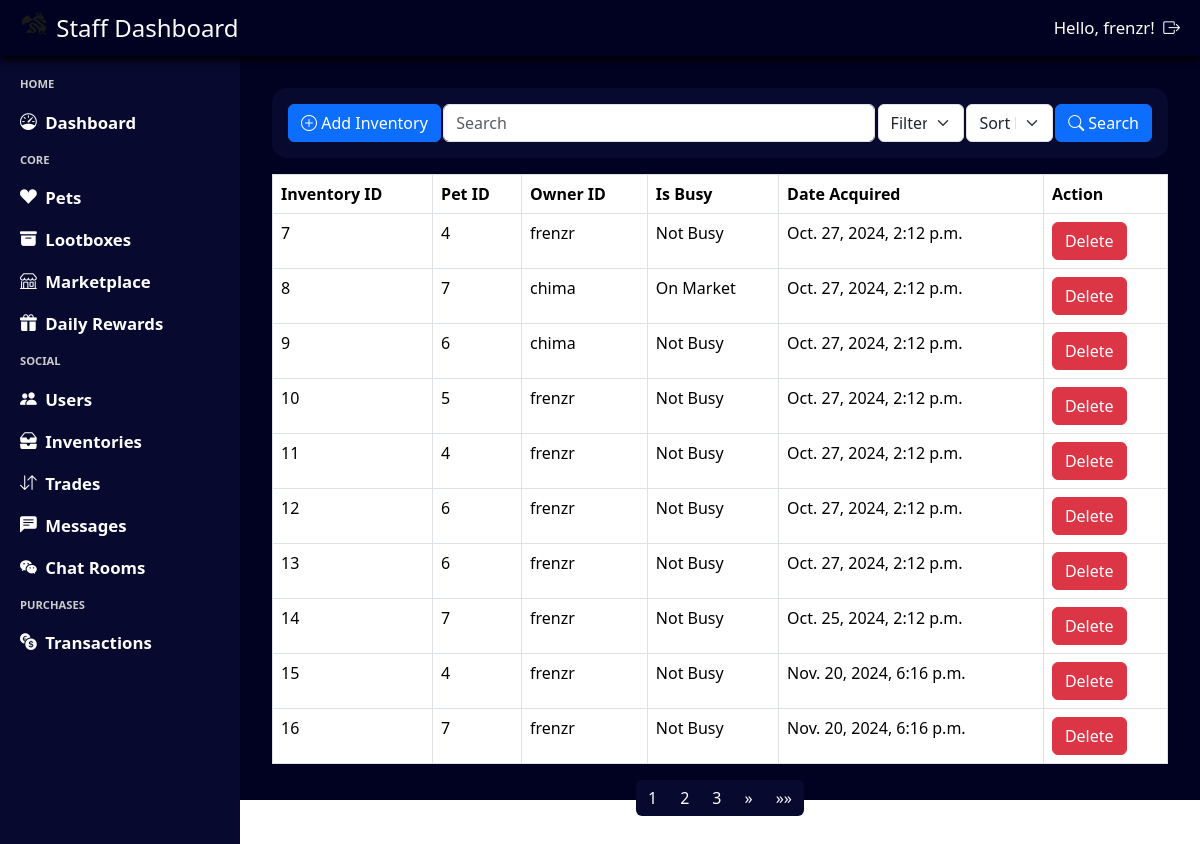
/staff/inventory/ (signed in), run on the app's committed database.
### inventory/models.py (models this page shows, shortened)
class Inventory(models.Model):
    class BusyValue(models.IntegerChoices):
        NOT_BUSY = 0, 'Not Busy'
        BUSY = 1, 'Busy'
        ON_MARKET = 2, 'On Market'
    pet_id = models.ForeignKey(Pet, on_delete=models.CASCADE, default=None, null=True, blank=True)
    owner_id = models.ForeignKey(User, on_delete=models.CASCADE)
    is_busy = models.IntegerField(choices=BusyValue.choices, default=BusyValue.NOT_BUSY)
    date_acquired = models.DateTimeField(default=timezone.now)

class Pet(models.Model):
    class Rarity(models.IntegerChoices):
        COMMON = 0, 'Common'
        UNCOMMON = 1, 'Uncommon'
        RARE = 2, 'Rare'
        MYTHICAL = 3, 'Mythical'
        LEGENDARY = 4, 'Legendary'
    pet_rate = models.FloatField(null=True, blank=True)
    pet_species = models.CharField(max_length=50)
    rarity = models.IntegerField(choices=Rarity.choices)
    pet_image = models.ImageField(upload_to='pets/', null=True, blank=True)

### admin_system/views.py (the view, shortened to what this page needs)
# urls.py: path('inventory/', views.query_inventory, name='query_inventory'),
@login_required(login_url='admin_login')
@user_passes_test(login_url='admin_login', test_func=is_staff)
def query_inventory(request):
    query = request.GET.get('search', '')
    filter_by = request.GET.get('filter', '')
    sort_by = request.GET.get('sort', '')
    inventory_items = Inventory.objects.all()
    if sort_by == 'descending':
        inventory_items = inventory_items.reverse()
    paginator = Paginator(inventory_items, 10)  # Show 10 inventory items per page
    page_number = request.GET.get('page')
    page_obj = paginator.get_page(page_number)
    return render(request, 'staff_inventory.html', {'page_obj': page_obj})

### admin_system/views.py (called while the page is built)
def is_staff(user):
    return user.is_staff

### base_template/context_processor.py (called while the page is built)
def profile_context(request):
    if request.user.is_authenticated:
        try:
            profile = Profile.objects.get(user = request.user)
            return {'navbar_profile': profile}
        except Profile.DoesNotExist:
            return {'navbar_profile': None}
    return {'navbar_profile': None}

### notification/context_processor.py (called while the page is built)
def notification_context(request):
    if request.user.is_authenticated:
        notifications = Notification.objects.filter(user=request.user, notif_status=Notification.Status.unread).count()
        return {'notifications': notifications}
    return {'notifications': 0}

### admin_system/templates/staff_inventory.html (shortened to what this page needs)
{% extends "staff_template.html" %}
{% load static %}
{% block css %}
    <link rel="stylesheet" href="{% static 'staff_inventory.css' %}"/>
{% endblock %}
{% block content %}
<div class="staff-inventory-container">
    <form class="staff-inventory-header" method="get" action="{% url 'query_inventory' %}">
        <button type="button" class="btn btn-primary staff-add-inventory-button" id="staff-inventory-header-button-add" data-toggle="modal" data-target="#addInventoryModal">
            <i class="bi bi-plus-circle"></i>
            Add Inventory
        </button>
        <div id="search-container">
            <input type="number" name="search" class="form-control staff-inventory-header-search" placeholder="Search" aria-label="Search" aria-describedby="basic-addon1">
        </div>
        <select name="filter" class="form-select staff-inventory-header-filter" aria-label="Filter">
            <option value="inventory_id" selected>Filter by: Inventory ID</option>
        </select>
        <select name="sort" class="form-select staff-inventory-header-sort" aria-label="Sort">
            <option value="" selected disabled>Sort by:</option>
        </select>
        <button class="btn btn-primary staff-inventory-header-button" id="staff-inventory-header-button-search">
            <i class="bi bi-search"></i>
            Search
        </button>
    </form>
    <table class="table table-bordered">
        <thead>
            <tr>
                <th>Inventory ID</th>
                <th>Pet ID</th>
                <th>Owner ID</th>
                <th>Is Busy</th>
                <th>Date Acquired</th>
                <th>Action</th>
            </tr>
        </thead>
        <tbody>
            {% for item in page_obj %}
            <tr>
                <td>{{ item.id }}</td>
                <td>{{ item.pet_id.id }}</td>
                <td>{{ item.owner_id.username }}</td>
                <td>{{ item.get_is_busy_display }}</td>
                <td>{{ item.date_acquired }}</td>
                <td>
                    <button type="button" class="btn btn-danger" data-toggle="modal" data-target="#deleteInventoryModal{{ item.id }}">Delete</button>
                </td>
            </tr>
            {% endfor %}
        </tbody>
    </table>
    <nav aria-label="Page navigation">
        <ul class="pagination">
            {% for num in page_obj.paginator.page_range %}
                {% if page_obj.number == num %}
                    <li class="page-item active"><a class="page-link" href="#">{{ num }}</a></li>
                {% elif num > page_obj.number|add:'-3' and num < page_obj.number|add:'3' %}
                    <li class="page-item"><a class="page-link" href="?page={{ num }}">{{ num }}</a></li>
                {% endif %}
            {% endfor %}
            {% if page_obj.has_next %}
            <li class="page-item">
                <a class="page-link" href="?page={{ page_obj.next_page_number }}" aria-label="Next">
                    <span aria-hidden="true">&raquo;</span>
                </a>
            </li>
            <li class="page-item">
                <a class="page-link" href="?page={{ page_obj.paginator.num_pages }}" aria-label="Last">
                    <span aria-hidden="true">&raquo;&raquo;</span>
                </a>
            </li>
            {% endif %}
        </ul>
    </nav>
</div>
{% endblock %}

### admin_system/templates/staff_template.html (shortened to what this page needs)
{% load static %}
<html>
    <head>
        <link rel="stylesheet" type="text/css" href="{% static 'staff_template.css' %}">
        <link rel="stylesheet" href="https://cdn.jsdelivr.net/npm/bootstrap@5.3.3/dist/css/bootstrap.min.css">
        <link rel="stylesheet" href="https://cdn.jsdelivr.net/npm/bootstrap-icons@1.11.3/font/bootstrap-icons.min.css">
        {% block css %}{% endblock %}
    </head>
    <body>
        <div class = "staff-template-container">
            <div class = "staff-template-navbar">
                <div class = "staff-template-navbar-title">
                    <img src="{% static 'logo.png' %}" alt="Logo" width="30" height="24" class="d-inline-block align-text-top">
                    Staff Dashboard
                </div>
                <div class = "staff-template-navbar-auth">
                    Hello, {{ user.username }}!
                    <a class = "staff-template-navbar-auth-item" href="{% url "staff_logout" %}">
                        <i class="bi bi-box-arrow-right"></i>
                    </a>
                </div>
            </div>
            <div class = "staff-template-left">
                HOME
                <a class = "staff-template-left-item" href="{% url 'staff_dashboard' %}">
                    <i class="bi bi-speedometer"></i>Dashboard
                </a>
                CORE
                <a class = "staff-template-left-item" href="{% url 'staff_pets' %}">
                    <i class="bi bi-suit-heart-fill"></i>Pets
                </a>
                <a class = "staff-template-left-item"  href="{% url 'staff_lootboxes' %}">
                    <i class="bi bi-archive-fill"></i>Lootboxes
                </a>
                <a class = "staff-template-left-item"  href="{% url 'staff_marketplace' %}">
                    <i class="bi bi-shop"></i>Marketplace
                </a>
                <a class = "staff-template-left-item"  href="{% url 'query_staff_rewards' %}">
                    <i class="bi bi-gift-fill"></i>Daily Rewards
                </a>
                SOCIAL
                <a class = "staff-template-left-item" href="{% url 'staff_users' %}">
                    <i class="bi bi-people-fill"></i>Users
                </a>
                <a class = "staff-template-left-item" href="{% url 'query_inventory' %}">
                    <i class="bi bi-inboxes-fill"></i>Inventories
                </a>
                <a class = "staff-template-left-item" href="{% url 'query_trades' %}">
                    <i class="bi bi-arrow-down-up"></i>Trades
                </a>
                <a class = "staff-template-left-item" href="{% url 'query_chats' %}">
                    <i class="bi bi-chat-left-text-fill"></i>Messages
                </a>
                <a class = "staff-template-left-item" href="{% url 'query_chat_rooms' %}">
                    <i class="bi bi-wechat"></i>Chat Rooms
                </a>
                PURCHASES
                <a class = "staff-template-left-item" href="{% url 'staff_transactions' %}">
                    <i class="bi bi-currency-exchange"></i>Transactions
                </a>
            </div>
            <div class = "staff-template-content">
                {% block content %}
                {% endblock %}
            </div>
        </div>
    </body>
</html>

### base_template/static/staff_template.css (style rules this page uses)
* { box-sizing: border-box; color: #fdfdfd; }
html, body { height: 100%; margin: 0; overflow: hidden; }
.staff-template-container { background-color: #010222; height: 100dvh; width: 100dvw; display: grid; grid-template-columns: 0.25fr 1fr; grid-template-rows: 56px 1fr; grid-template-areas: "navbar navbar" "sidebar main-content"; }
.staff-template-navbar { grid-area: navbar; background-color: #010222; display: flex; align-items: center; justify-content: space-between; padding: 0 20px; font-size: 1.5em; font-weight: 500; gap: 0.5em; filter: drop-shadow(-1px 4px 4px #000000); }
.staff-template-navbar-auth { display: flex; gap: 0.5em; align-items: center; font-size: 0.7em; font-weight: medium; }
.staff-template-left { grid-area: sidebar; background-color: #07092E; display: flex; flex-direction: column; align-items: left; padding: 20px; gap: 1.5em; color: #CCCCCC; font-size: 0.7em; font-weight: 600; }
.staff-template-left-item { display: flex; gap: 0.5em; align-items: center; font-size: 1.5em; }
a { color: #fdfdfd !important; text-decoration: none !important; }
select option { color: #1a1a1a !important; }
.pagination > .page-item > .page-link { background-color: #07092E; color: #fdfdfd; border: none; }

### base_template/static/staff_inventory.css (style rules this page uses)
.staff-inventory-container { width: 100%; height: 100%; display: flex; flex-direction: column; align-items: center; padding: 2em; }
.staff-inventory-header { display: flex; justify-content: space-between; align-items: center; width: 100%; padding: 1em; background-color: #07092E; border-radius: 15px; }
#search-container { width: 50%; }
.staff-inventory-header-filter { width: 10%; }
.staff-inventory-header-sort { width:10%; }
li { color: #1a1a1a; }
li::marker { color: #1a1a1a; }

### data on the page
Inventory: id "7", pet_id.id "4", owner_id.username "frenzr", is_busy "Not Busy", date_acquired "Oct. 27, 2024, 2:12 p.m."
Inventory: id "8", pet_id.id "7", owner_id.username "chima", is_busy "On Market", date_acquired "Oct. 27, 2024, 2:12 p.m."
Inventory: id "9", pet_id.id "6", owner_id.username "chima", is_busy "Not Busy", date_acquired "Oct. 27, 2024, 2:12 p.m."
Inventory: id "10", pet_id.id "5", owner_id.username "frenzr", is_busy "Not Busy", date_acquired "Oct. 27, 2024, 2:12 p.m."
Inventory: id "11", pet_id.id "4", owner_id.username "frenzr", is_busy "Not Busy", date_acquired "Oct. 27, 2024, 2:12 p.m."
Inventory: id "12", pet_id.id "6", owner_id.username "frenzr", is_busy "Not Busy", date_acquired "Oct. 27, 2024, 2:12 p.m."
Inventory: id "13", pet_id.id "6", owner_id.username "frenzr", is_busy "Not Busy", date_acquired "Oct. 27, 2024, 2:12 p.m."
Inventory: id "14", pet_id.id "7", owner_id.username "frenzr", is_busy "Not Busy", date_acquired "Oct. 25, 2024, 2:12 p.m."
Inventory: id "15", pet_id.id "4", owner_id.username "frenzr", is_busy "Not Busy", date_acquired "Nov. 20, 2024, 6:16 p.m."
Inventory: id "16", pet_id.id "7", owner_id.username "frenzr", is_busy "Not Busy", date_acquired "Nov. 20, 2024, 6:16 p.m."

### other printed values
{{ user.username }} "frenzr"
{{ num }} "1"
{{ num }} "2" "3"
